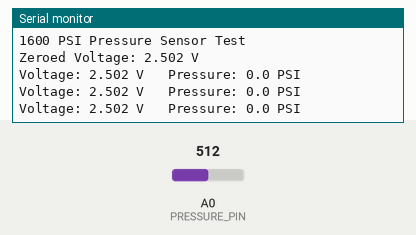
This sketch was run on a simulated Arduino Uno, built with avr-gcc and run on an emulated ATmega328P. On the bench: the last lines printed to the serial monitor. The test bench sets the inputs (shaded band); at power-on: A0 (PRESSURE_PIN) = 512.

Above: at 1.7 s.
1.8 s: A0 (PRESSURE_PIN) set to 716
At 2.4 s:
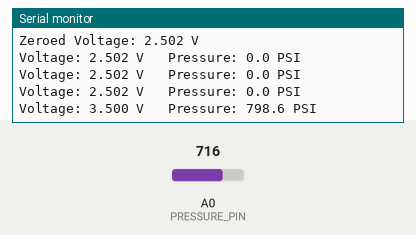
3.3 s: A0 (PRESSURE_PIN) set to 900
At 3.9 s:
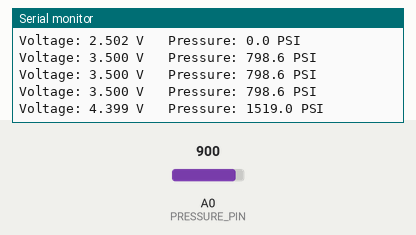
Timing chart, 0 to 6.3 s (numbered marks = the images above; inputs shaded):
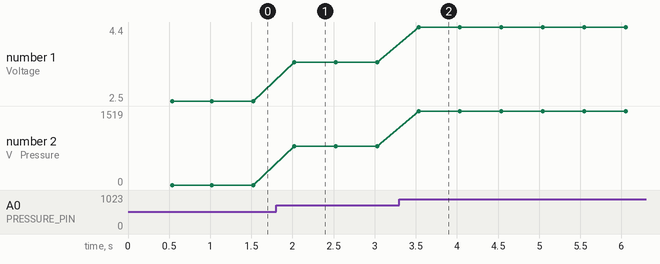

Measured:
- after the input at 1.8 s, the serial monitor: prints a new line after 0.22 s (image 1)
- after the input at 3.3 s, the serial monitor: prints a new line after 0.23 s (image 2)
- plotted number 1: 2.5 → 3.5 after the input at 1.8 s, 3.5 → 4.4 after the input at 3.3 s
- plotted number 2: 0 → 798.6 after the input at 1.8 s, 798.6 → 1519 after the input at 3.3 s

The sketch:

PT_Test_1.ino
```cpp
// Initializing pressure transducer pin
const uint8_t PRESSURE_PIN = A0;

// Arduio Board Specifications
const float ADC_RESOLUTION = 1023.0; // 10 bit processor (0-1023)
const float REFERENCE_VOLTAGE = 5.0;

// Sensor Specs
float zeroVoltage; // V
const float V_MAX = 4.5; // V
const float P_MIN = 0.0; // psi
const float P_MAX = 1600.0; // psi

// Function to read the voltage output by the sensor
float readVoltage() {
  long sum = 0;

  // Summing 20 different readings (bin number)
  for (int i = 0; i < 20; i++){
    sum += analogRead(PRESSURE_PIN);
  }

  // Averaging the 20 readings (bin number)
  float avgADC = sum / 20.0;

  // Converting the bin number to a voltage
  return (avgADC / ADC_RESOLUTION) * REFERENCE_VOLTAGE;
}


// Function to calibrate the zero value of the pressure transducer
void calibrateZero() {
  long sum = 0;
  for (int i = 0; i < 100; i++) {
    sum += analogRead(PRESSURE_PIN);
    delay(5);
  }
  // Averaging the 100 readings
  float avgADC = sum / 100.0;

  // Changing the zeroed voltage to be the measured zero
  zeroVoltage = (avgADC / ADC_RESOLUTION) * REFERENCE_VOLTAGE;

  Serial.print("Zeroed Voltage: ");
  Serial.print(zeroVoltage, 3);
  Serial.println(" V");
}

void setup() {
  Serial.begin(9600);
  Serial.println("1600 PSI Pressure Sensor Test");

  // Calibrating the sensor
  calibrateZero();
}

void loop() {

  // Calling readVoltage() function to read an average of 20 measurement readings
  float voltage = readVoltage();

  // Calculating the current pressure reading
  float pressure = (voltage - zeroVoltage) * (P_MAX-P_MIN) / (V_MAX - zeroVoltage);

  // Making bounds for the pressure data (odd voltage readings)
  if (pressure < 0) pressure = 0;
  if (pressure > P_MAX) pressure = P_MAX;

  // Printing read pressure to serial monitor
  Serial.print("Voltage: ");
  Serial.print(voltage, 3); // 3 Decimal Places
  Serial.print(" V   Pressure: ");
  Serial.print(pressure, 1);
  Serial.println(" PSI");

  // Delaying 500 ms
  delay(500);
}
```
